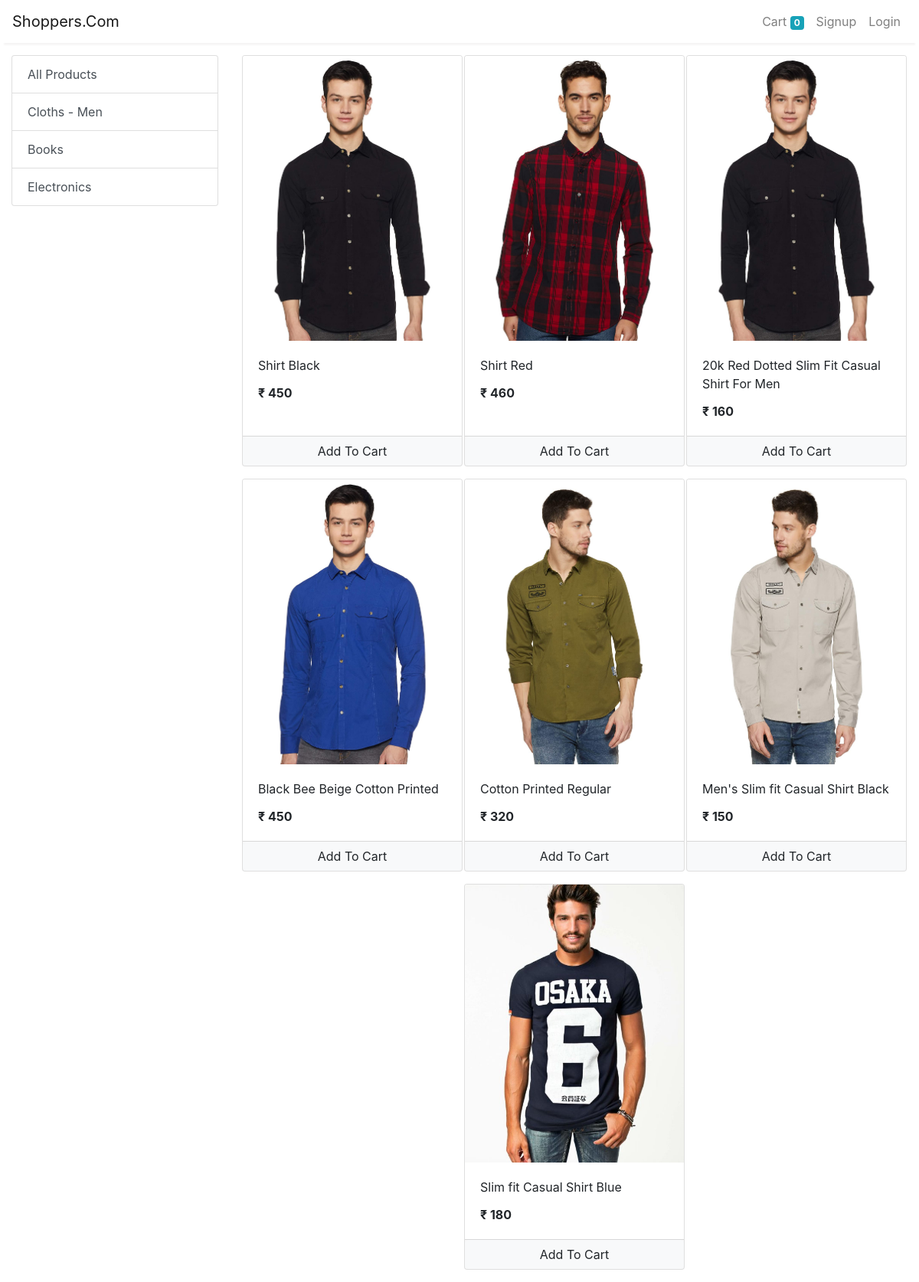
/store?category=1, run on the app's committed database.
### store/models/category.py (models this page shows, shortened)
class Category(models.Model):
    name = models.CharField(max_length=20)
    @staticmethod
    def get_all_categories():
        return Category.objects.all()

### store/models/product.py (models this page shows, shortened)
class Product(models.Model):
    name = models.CharField(max_length=50)
    price = models.IntegerField(default=0)
    category = models.ForeignKey(Category, on_delete=models.CASCADE, default=1)
    description = models.CharField(max_length=200, default='' , null=True , blank=True)
    image = models.ImageField(upload_to='uploads/products/')
    @staticmethod
    def get_all_products_by_categoryid(category_id):
        if category_id:
            return Product.objects.filter(category = category_id)
        else:
            return Product.get_all_products();

### store/views/home.py (the view)
# urls.py: path('' , include('store.urls'))
def store(request):
    cart = request.session.get('cart')
    if not cart:
        request.session['cart'] = {}
    products = None
    categories = Category.get_all_categories()
    categoryID = request.GET.get('category')
    if categoryID:
        products = Product.get_all_products_by_categoryid(categoryID)
    else:
        products = Product.get_all_products();
    data = {}
    data['products'] = products
    data['categories'] = categories
    print('you are : ', request.session.get('email'))
    return render(request, 'index.html', data)

### store/templatetags/cart.py (called while the page is built)
@register.filter(name='is_in_cart')
def is_in_cart(product  , cart):
    keys = cart.keys()
    for id in keys:
        if int(id) == product.id:
            return True
    return False;

### store/templatetags/custom_filter.py (called while the page is built)
@register.filter(name='currency')
def currency(number):
    return "₹ "+str(number)

### store/templates/index.html (shortened to what this page needs)
{% extends 'base.html' %}
{% block content %}
{% load cart %}
{% load custom_filter %}
<div class="container-fluid mt-3">
	<div class="row">
		<div class="col-lg-3 mx-auto">
			<div class="list-group">
				<a href="/" class="list-group-item list-group-item-action">All Products</a>
				{% for category in categories %}
				<a href="/?category={{category.id}}"
					class="list-group-item list-group-item-action">{{category.name}}</a>
				{% endfor %}
			</div>
		</div>
		<div id='products' class="col-lg-9 mx-auto">
			<div class="row mx-auto">
				{% for product in products %}
				<div class="card mx-auto mb-3" id={{product.id}} style="width: 18rem;">
					<img class="card-img-top" src="{{product.image.url}}" alt="Card image cap">
					<div class="card-body">
						<p class="card-title">{{product.name}}</p>
						<p class="card-text"><b>{{product.price|currency}}</b></p>
					</div>
					<div class="card-footer p-0 no-gutters">
						{% if product|is_in_cart:request.session.cart %}
						<div class="row no-gutters">
							<form action="/#{{product.id}}" class="col-2 " method="post">
								{% csrf_token %}
								<input hidden type="text" name='product' value='{{product.id}}'>
								<input hidden type="text" name='remove' value='True'>
								<input type="submit" value=" - " class="btn btn-block btn-light border-right">
							</form>
							<div class="text-center col">{{product|cart_quantity:request.session.cart}} in Cart</div>
							<form action="/#{{product.id}}" class="col-2 " method="post">
								{% csrf_token %}
								<input hidden type="text" name='product' value='{{product.id}}'>
								<input type="submit" value=" + " class="btn btn-block btn-light border-left">
							</form>
						</div>
						{% else %}
						<form action="/#{{product.id}}" method="POST" class="btn-block">
							<input type="submit" class="float-right btn btn-light  form-control"
								value="Add To Cart">
						</form>
						{% endif %}
					</div>
				</div>
				{% endfor %}
			</div>
		</div>
	</div>
</div>
{% endblock %}

### store/templates/base.html (shortened to what this page needs)
<!doctype html>
<html lang="en">
<head>
  <link rel="stylesheet" href="https://maxcdn.bootstrapcdn.com/bootstrap/4.0.0/css/bootstrap.min.css"
>
</head>
<body>
  <nav class="one-edge-shadow
  sticky-top navbar
  navbar-expand-lg
   navbar-light bg-white">
    <a class="navbar-brand" href="/">Shoppers.Com</a>
    <div class="collapse navbar-collapse" id="navbarSupportedContent">
      <ul class=" navbar-nav my-2 my-lg-0">
        <li class="nav-item ">
          <a class="nav-link" href="/cart">Cart
            <span class="badge badge-info">{{request.session.cart.keys|length}}</span>
            <span class="sr-only">(current)</span></a>
        </li>
        {% if request.session.customer %}
        <li class="nav-item ">
          <a class="nav-link" href="/orders">Orders<span class="sr-only">(current)</span></a>
        </li>
        <li class="nav-item ">
          <a class="nav-link" href="/logout">Logout<span class="sr-only">(current)</span></a>
        </li>
        {% else %}
        <li class="nav-item ">
          <a class="nav-link" href="/signup">Signup<span class="sr-only">(current)</span></a>
        </li>
        <li class="nav-item ">
          <a class="nav-link" href="/login">Login<span class="sr-only">(current)</span></a>
        </li>
        {% endif %}
      </ul>
    </div>
  </nav>
    {% block content %}{% endblock %}
</body>
</html>

### store/templates/base.html (style rules this page uses)
nav { background-color: white; }
.one-edge-shadow { box-shadow: 0 8px 2px -5px rgb(246, 245, 245); }

### data on the page
Category: name "Cloths - Men"
Category: name "Books"
Category: name "Electronics"
Product: {{ product.id }} 1 (drawn), image (picture), name "Shirt Black", price "₹ 450"
Product: image (picture), name "Shirt Red", price "₹ 460"
Product: image (picture), name "20k Red Dotted Slim Fit Casual Shirt For Men", price "₹ 160"
Product: image (picture), name "Black Bee Beige Cotton Printed", price "₹ 450"
Product: image (picture), name "Cotton Printed Regular", price "₹ 320"
Product: image (picture), name "Men's Slim fit Casual Shirt Black", price "₹ 150"
Product: image (picture), name "Slim fit Casual Shirt Blue", price "₹ 180"

### other printed values
{{ request.session.cart.keys|length }} "0"
